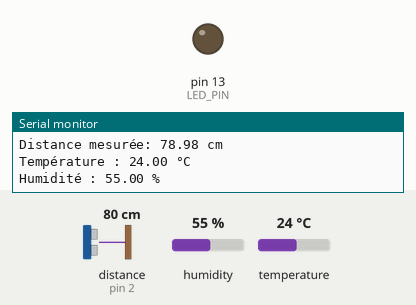
Bench run of a sketch on a simulated Arduino Uno, built with avr-gcc and run on an emulated ATmega328P. Parts: output pins drawn as LEDs (lit = HIGH), the last lines printed to the serial monitor. Wiring (inferred from the names in the program): ultrasonic range finder: trigger pin 3; echo pin 2. The inputs (shaded band) are chosen by the test bench; at power-on: distance to the obstacle (sensor on pin 2) 80 cm, humidity 55 %, temperature 24 °C. The echo pulse lasts 58.3 µs per cm; pins used as bus, display or sensor lines are not drawn.

Above: at 1.3 s.
1.4 s: distance to the obstacle (sensor on pin 2) set to 12 cm
2.9 s: distance to the obstacle (sensor on pin 2) set to 9 cm
At 3.6 s:
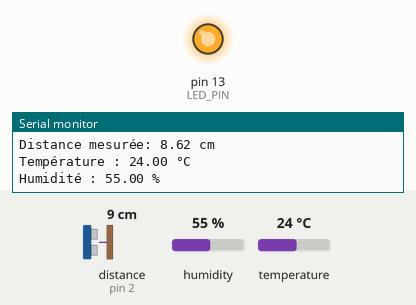
4.6 s: distance to the obstacle (sensor on pin 2) set to 18 cm
At 5.3 s:
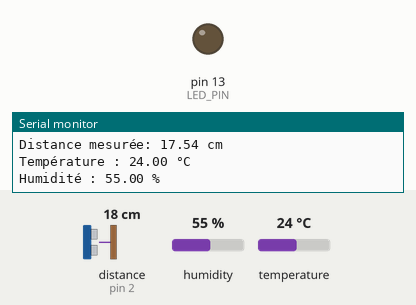
6.1 s: distance to the obstacle (sensor on pin 2) set to 2 cm
At 7.2 s:
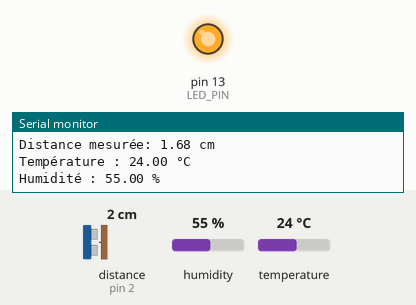
Timing chart, 0 to 8.7 s (numbered marks = the images above; inputs shaded):
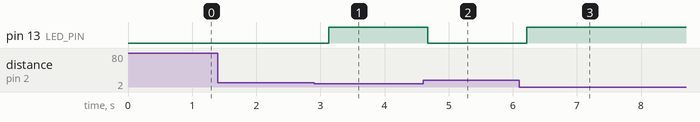

Measured:
- the behaviour switches between 11 and 10 cm on distance to the obstacle (sensor on pin 2) (found by bisection; images 0 and 1)
- after the input at 2.9 s, pin 13 (LED_PIN): LOW → HIGH after 0.23 s
- after the input at 4.6 s, pin 13 (LED_PIN): HIGH → LOW after 0.08 s
- after the input at 6.1 s, pin 13 (LED_PIN): LOW → HIGH after 0.11 s

The sketch:

DebutCircuit.ino
```cpp
#include <Adafruit_Sensor.h>
#include <DHT.h>
#include <DHT_U.h>

// Définition des pins
#define ECHO_PIN 2
#define TRIG_PIN 3
#define DHTPIN 4
#define LED_PIN 13

#define DHTTYPE DHT11
DHT dht(DHTPIN, DHTTYPE);

void setup() {
  Serial.begin(9600);
  Serial.println(F("Démarrage des capteurs..."));

  sensor_t sensor;
  dht.begin();


  pinMode(LED_PIN, OUTPUT);
  pinMode(TRIG_PIN, OUTPUT);
  pinMode(ECHO_PIN, INPUT);

}

float readDistanceCM() {
  digitalWrite(TRIG_PIN, LOW);
  delayMicroseconds(2);
  digitalWrite(TRIG_PIN, HIGH);
  delayMicroseconds(10);
  digitalWrite(TRIG_PIN, LOW);
  int duration = pulseIn(ECHO_PIN, HIGH);
  return duration * 0.034 / 2;
}

void loop() {
  unsigned long currentMillis = millis();
  static unsigned long lastDHTRead = 0;

  // Capteur ultrason
  float distance = readDistanceCM();
  bool isNearby = distance < 10;
  Serial.print("Distance mesurée: ");
  Serial.print(distance);
  Serial.println(" cm");

  if (isNearby) {
    digitalWrite(LED_PIN, HIGH);
  } else {
    digitalWrite(LED_PIN, LOW);
  }

  // DHT22 : mesure toutes les 250 ms minimum
  float temperature = dht.readTemperature();
  float humidity = dht.readHumidity();

  // Vérifier si la lecture du capteur a échoué
  if (isnan(temperature) || isnan(humidity)) {
    Serial.println(F("Erreur : Impossible de lire les données du DHT22 !"));
    return;
  }

  // Afficher les valeurs sur le moniteur série
  Serial.print(F("Température : "));
  Serial.print(temperature);
  Serial.println(F(" °C"));

  Serial.print(F("Humidité : "));
  Serial.print(humidity);
  Serial.println(F(" %"));


  delay(500);
  }
```
